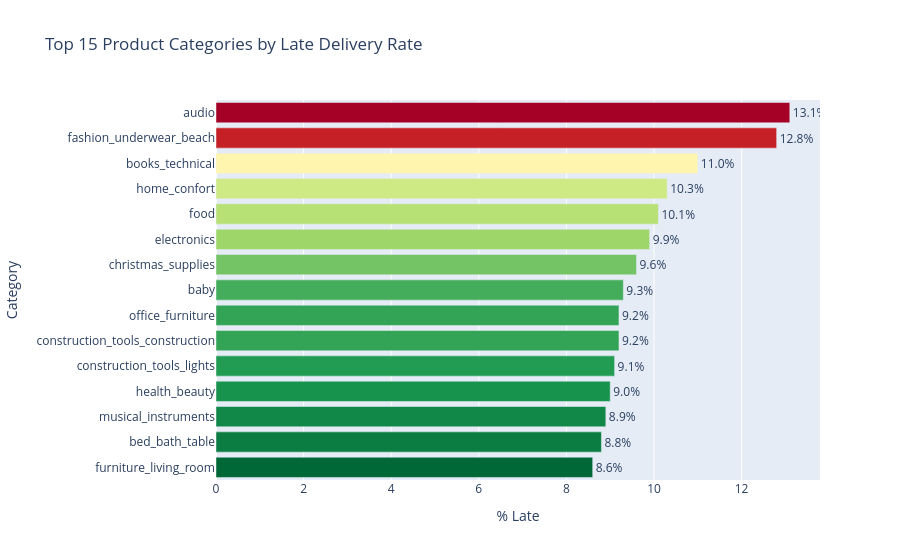

Here is the notebook cell this chart was saved with:
### Code cell
# Late delivery rate by product category (top 15 worst categories)
cat_stats = (
    delivered
    .groupby('category_en')
    .agg(
        total      = ('order_id', 'count'),
        late       = ('delivery_status', lambda x: (x != 'On Time').sum()),
        avg_review = ('review_score', 'mean'),
    )
    .reset_index()
)
cat_stats['late_pct'] = (cat_stats['late'] / cat_stats['total'] * 100).round(1)
cat_stats = cat_stats[cat_stats['total'] >= 100].sort_values('late_pct', ascending=False)

fig = px.bar(
    cat_stats.head(15),
    x='late_pct', y='category_en',
    orientation='h',
    color='late_pct',
    color_continuous_scale='RdYlGn_r',
    title='Top 15 Product Categories by Late Delivery Rate',
    labels={'late_pct': '% Late', 'category_en': 'Category'},
    text=cat_stats.head(15)['late_pct'].astype(str) + '%',
)
fig.update_traces(textposition='outside')
fig.update_layout(coloraxis_showscale=False, yaxis={'categoryorder': 'total ascending'})
fig.show()

### Figure 1 — Plotly figure (JSON) as saved in the notebook; plotly's stock layout.template omitted (floating-point values rounded to 4 significant figures)
{"data": [{"alignmentgroup": "True", "hovertemplate": "% Late=%{marker.color}<br>Category=%{y}<br>text=%{text}<extra></extra>", "legendgroup": "", "marker": {"color": [13.1, 12.8, 11, 10.3, 10.1, 9.9, 9.6, 9.3, 9.2, 9.2, 9.1, 9, 8.9, 8.8, 8.6], "coloraxis": "coloraxis", "pattern": {"shape": ""}}, "name": "", "offsetgroup": "", "orientation": "h", "showlegend": false, "text": ["13.1%", "12.8%", "11.0%", "10.3%", "10.1%", "9.9%", "9.6%", "9.3%", "9.2%", "9.2%", "9.1%", "9.0%", "8.9%", "8.8%", "8.6%"], "textposition": "outside", "type": "bar", "x": [13.1, 12.8, 11, 10.3, 10.1, 9.9, 9.6, 9.3, 9.2, 9.2, 9.1, 9, 8.9, 8.8, 8.6], "xaxis": "x", "y": ["audio", "fashion_underwear_beach", "books_technical", "home_confort", "food", "electronics", "christmas_supplies", "baby", "construction_tools_construction", "office_furniture", "construction_tools_lights", "health_beauty", "musical_instruments", "bed_bath_table", "furniture_living_room"], "yaxis": "y"}], "layout": {"barmode": "relative", "coloraxis": {"colorbar": {"title": {"text": "% Late"}}, "colorscale": [[0, "rgb(0,104,55)"], [0.1, "rgb(26,152,80)"], [0.2, "rgb(102,189,99)"], [0.3, "rgb(166,217,106)"], [0.4, "rgb(217,239,139)"], [0.5, "rgb(255,255,191)"], [0.6, "rgb(254,224,139)"], [0.7, "rgb(253,174,97)"], [0.8, "rgb(244,109,67)"], [0.9, "rgb(215,48,39)"], [1, "rgb(165,0,38)"]], "showscale": false}, "legend": {"tracegroupgap": 0}, "title": {"text": "Top 15 Product Categories by Late Delivery Rate"}, "xaxis": {"anchor": "y", "domain": [0, 1], "title": {"text": "% Late"}}, "yaxis": {"anchor": "x", "categoryorder": "total ascending", "domain": [0, 1], "title": {"text": "Category"}}}}
